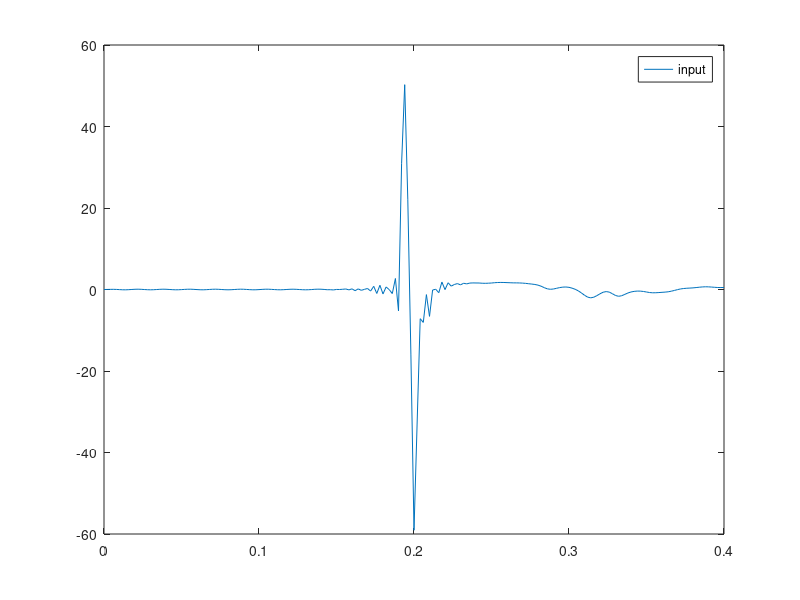
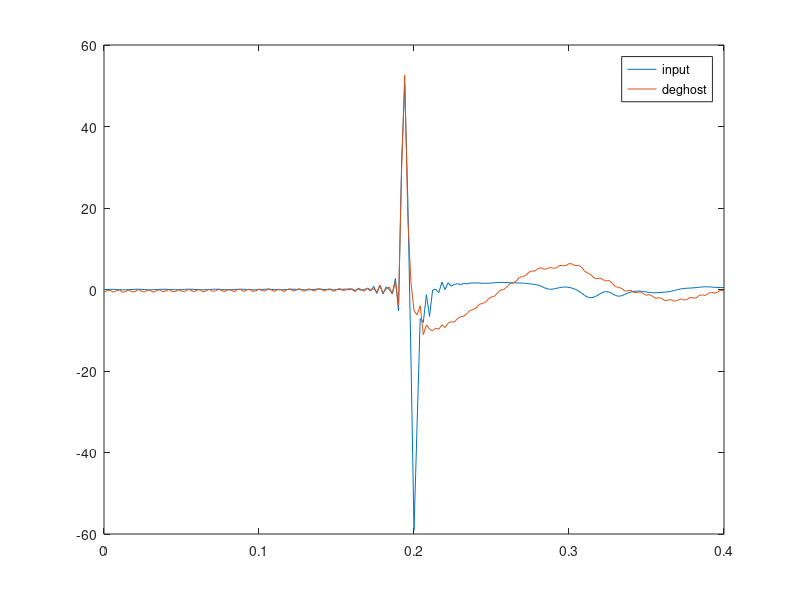

Reproduce these figures in MATLAB, in order. (Note: this script raises an error after producing the figures.)
clc
clear all;
close all;

input=[0.000     0.012     0.032     0.044     0.020    -0.026    -0.068 ...
-0.077    -0.040     0.010     0.057     0.076     0.045    -0.004 ...
-0.051    -0.075    -0.052    -0.005     0.043     0.075     0.059 ...
 0.012    -0.037    -0.072    -0.065    -0.023     0.026     0.068 ...
 0.071     0.032    -0.018    -0.062    -0.073    -0.039     0.010 ...
 0.057     0.075     0.046    -0.003    -0.050    -0.074    -0.052 ...
-0.004     0.045     0.077     0.061     0.014    -0.036    -0.073 ...
-0.066    -0.023     0.027     0.070     0.072     0.032    -0.016 ...
-0.061    -0.073    -0.039     0.009     0.055     0.073     0.044 ...
-0.004    -0.051    -0.076    -0.056    -0.009     0.053     0.081 ...
 0.069     0.017    -0.055    -0.048    -0.104     0.013     0.002 ...
 0.057     0.129    -0.096     0.165    -0.291     0.153    -0.198 ...
 0.033     0.250    -0.383     0.783    -0.972     1.035    -1.088 ...
 0.623    -0.024    -0.995     2.703    -5.253    30.984    50.263 ...
22.011   -16.056   -59.076   -33.010    -7.162    -8.071    -1.255 ...
-6.592    -0.126     0.063    -0.782     1.831    -0.028     1.655 ...
 0.826     1.223     1.453     1.137     1.528     1.381     1.578 ...
 1.615     1.601     1.594     1.538     1.519     1.548     1.593 ...
 1.670     1.716     1.734     1.722     1.689     1.660     1.629 ...
 1.626     1.609     1.569     1.508     1.416     1.333     1.234 ...
 1.073     0.810     0.460     0.165     0.053     0.125     0.297 ...
 0.470     0.584     0.615     0.531     0.332     0.050    -0.331 ...
-0.840    -1.405    -1.866    -2.047    -1.886    -1.504    -1.050 ...
-0.671    -0.510    -0.641    -1.036    -1.470    -1.664    -1.530 ...
-1.196    -0.854    -0.609    -0.460    -0.387    -0.396    -0.482 ...
-0.614    -0.744    -0.807    -0.795    -0.749    -0.691    -0.640 ...
-0.560    -0.414    -0.231    -0.030     0.139     0.244     0.310 ...
 0.352     0.400     0.476     0.560     0.629     0.668     0.651 ...
 0.598     0.539     0.492     0.481     0.490];

%input(floor(3.0*end/4.0):end)=0;

nt=201;
nh=floor(nt/2); 
dt = 2e-3;
t=[0:dt:(nt-1)*dt];
df=1./(nt*dt);
f=[0:1:nh -nh:1:-1]*df;
omega=2.0*pi*f;

hnf=floor(nt/2);


tau=2.0*5.0/1545.8
% tau=2.0*5.0/1000.0
eps=0.0002

figure();
plot(t,input);
legend('input');


finput=fft(input);


%% Deghost
% First way
nominator=1-exp(1i*omega*tau);
denominator=2.0-2.0*cos(omega*tau)+eps;
foutput=finput.*nominator./denominator;


output=real(ifft(foutput));


figure();
plot(t,input,t,output);
legend('input','deghost');



%% Check quality measure
dtau=0.0005; 
ntest=41; 
autoout=zeros(ntest,201);
ttout=zeros(ntest,201); 

mesin=qual_mes(input); 


for i_iter=1:ntest
    
   ctau=tau+(i_iter-floor(ntest/2)-1)*dtau
   
   nominator=1-exp(1i*omega*ctau);
   denominator=2.0-2.0*cos(omega*ctau)+eps;
   cfoutput=finput.*nominator./denominator;


   coutput=real(ifft(cfoutput));
   
   ttout(i_iter,:)=coutput; 
   
   mesout(i_iter)=qual_mes(coutput); 
   
%    figure(); 
%    plot(coutput); 
   
%    figure()
%    plot(autoout(i_iter,:)); 
    
end

mesout(21)

mesin


figure(); 
plot(mesout); 



% figure(); 
% plot(dautoin); 
% hold on
% plot(dautoout(11,:));
% plot(dautoout(5,:)); 
% hold off



%% Check the spectrum 
finput=mag2db(abs(fft(input)));
foutput=mag2db(abs(fft(output)));


figure();
plot(f(1:hnf),finput(1:hnf),f(1:hnf),foutput(1:hnf));
legend('finput','foutput');
